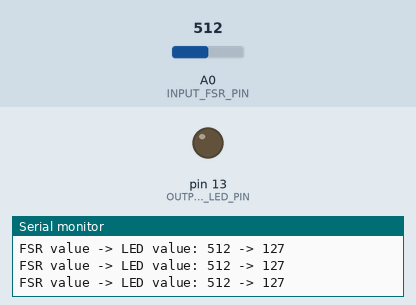
Simulated run of this sketch. Board: Arduino Uno, built with avr-gcc and run on an emulated ATmega328P. Parts: output pins drawn as LEDs (lit = HIGH), the last lines printed to the serial monitor. The inputs (shaded band) are chosen by the test bench; at power-on: A0 (INPUT_FSR_PIN) = 512.

Above: at 1.2 s.
1.3 s: A0 (INPUT_FSR_PIN) set to 522
At 2.0 s:
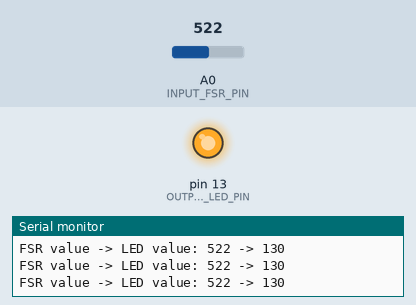
2.8 s: A0 (INPUT_FSR_PIN) set to 511
At 4.0 s:
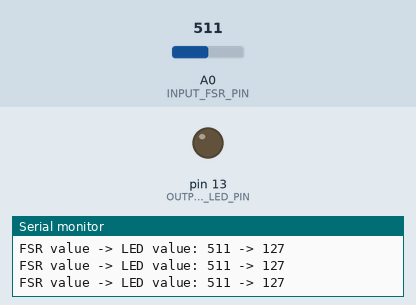
4.3 s: A0 (INPUT_FSR_PIN) set to 716
At 5.3 s:
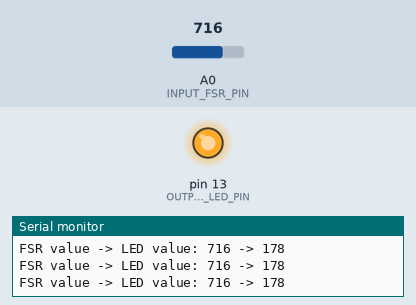
Timing chart, 0 to 7.3 s (numbered marks = the images above; inputs shaded):
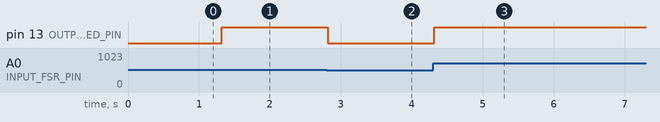

The sketch:

FSRLedFade.ino
```cpp
const int OUTPUT_LED_PIN = LED_BUILTIN; // LED to output to
const int INPUT_FSR_PIN = A0; // pin to connect FSR to
const int DELAY = 30; // delay interval
const int BAUD_RATE = 9600;

void setup() {
  // set up input and output pins
  pinMode(INPUT_FSR_PIN, INPUT);
  pinMode(OUTPUT_LED_PIN, OUTPUT);
  Serial.begin(BAUD_RATE); // for printing to console
}

void loop() {
  int inputValue = analogRead(INPUT_FSR_PIN); // returns 0-1023 (bc 10 bit ADC)
  int outputValue = map(inputValue, 0, 1023, 0, 255); // convert from 0-1023 range to 0-255 range
  // print out the mapping of value from FSR input to LED output
  Serial.print("FSR value -> LED value: ");
  Serial.print(inputValue);
  Serial.print(" -> ");
  Serial.println(outputValue);
  // output the mapped value to the LED
  analogWrite(OUTPUT_LED_PIN, outputValue);
  delay(DELAY); // delay
}
```

Blinker.cpp
```cpp
#include "Blinker.h"

/**
* This Blinker constructor takes parameters pin and blinkInterval,
* pin specifies the output pin, and blinkInterval specifies the time
* in between each blink of the LED
*/
Blinker::Blinker(const int pin, const unsigned long blinkInterval) :
  _pin(pin), _interval(blinkInterval) // initialize const like this in C++
{
  _state = LOW;
  _prevTime = 0;
  pinMode(_pin, OUTPUT);
}

/**
* Calculates whether to toggle output state based on the set interval
* Call this function once per loop()
*/
void Blinker::update() {
  unsigned long currentTime = millis();

  if (currentTime - _prevTime >= _interval) {
    _prevTime = currentTime;
    _state = !_state;
    digitalWrite(_pin, _state);
  }
}
```

Blinker.h
```cpp
/**
 * This class toggles output between HIGH and LOW for a given pin
 * based on the provided "blink" interval
 *
 * Usage:
 *  Blinker _ledBlinker(3, 200); // blinks Pin 3 on/off every 200 ms
 *
 *  loop(){
 *    _ledBlinker.update();
 *  }
 */

#include <Arduino.h>

class Blinker{

  private:
    const int _pin;                 // output pin
    const unsigned long _interval;  // blink interval in ms

    int _state;                     // current state (either HIGH OR LOW)
    unsigned long _prevTime;        // last state toggle in ms

  public:
    Blinker(const int pin, const unsigned long blinkInterval);
    void update();
};
```

Measured:
- the behaviour switches between 513 and 514 on A0 (INPUT_FSR_PIN) (found by bisection; images 0 and 1)
- after the input at 1.3 s, pin 13 (OUTPUT_LED_PIN): LOW → HIGH at once
- after the input at 2.8 s, pin 13 (OUTPUT_LED_PIN): HIGH → LOW at once
- after the input at 4.3 s, pin 13 (OUTPUT_LED_PIN): LOW → HIGH at once
